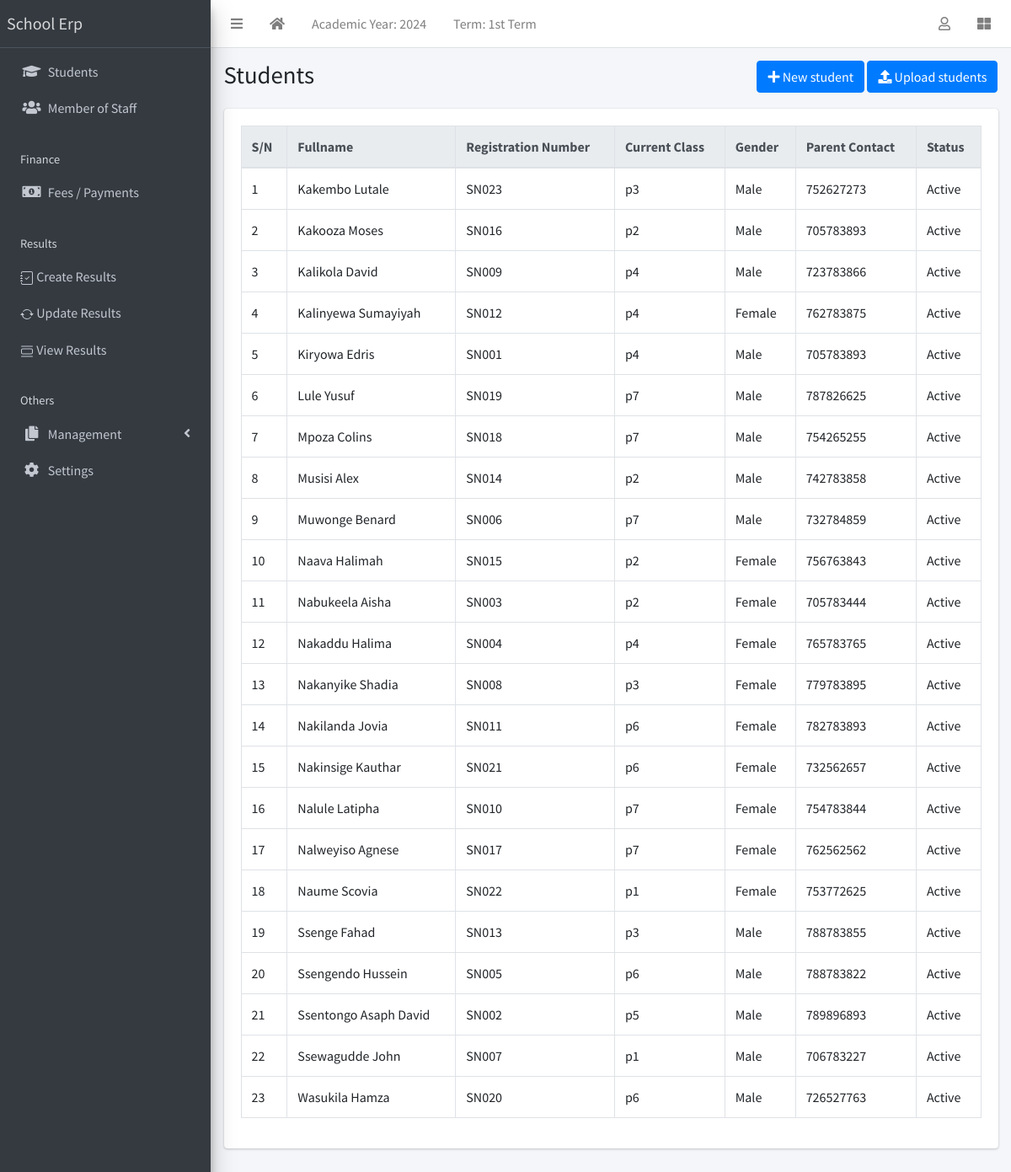
Page /student/list (signed in) on the earlier database version.
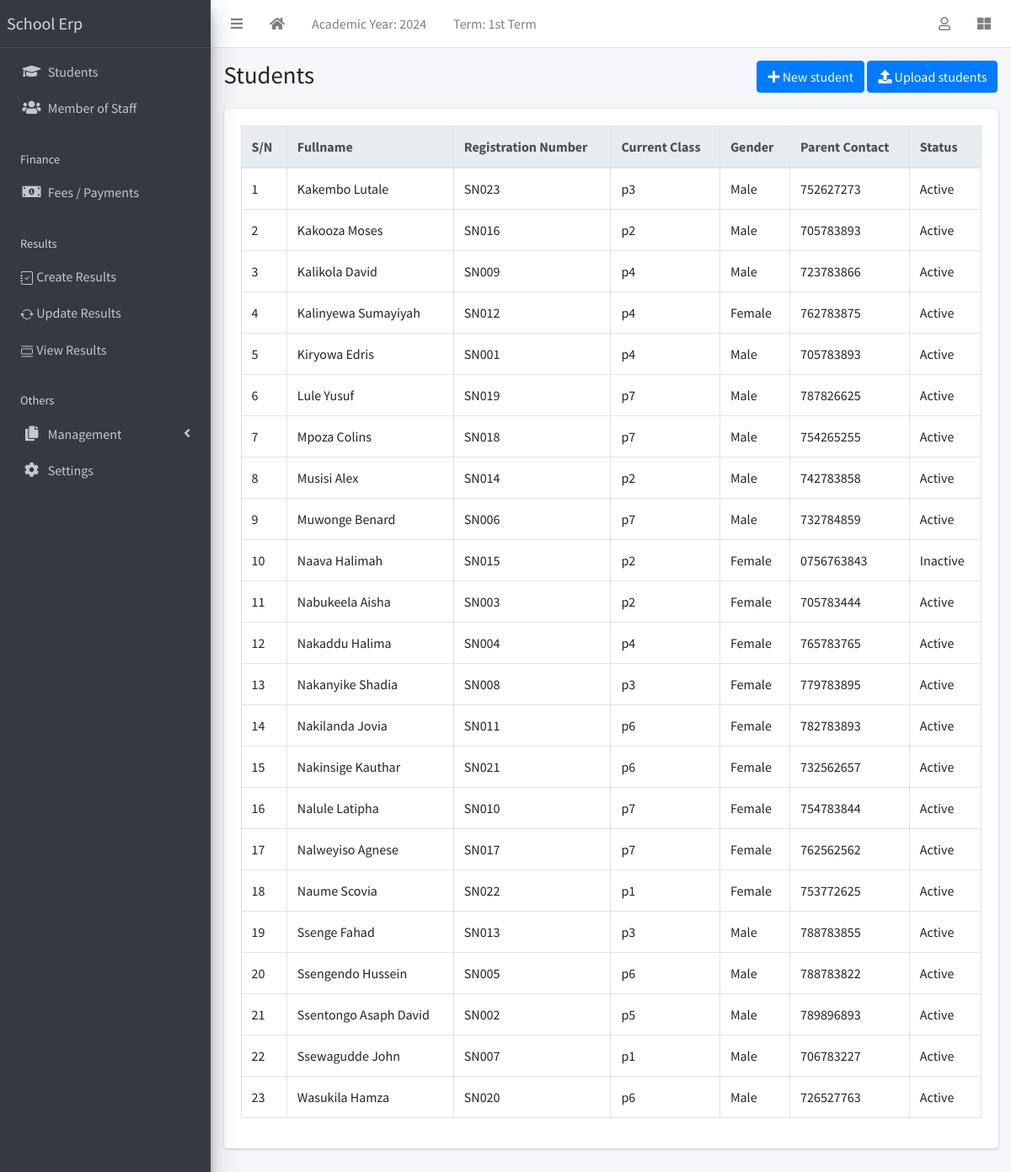
Same page on the later database version.
### apps/students/models.py (models this page shows, shortened)
class Student(models.Model):
    STATUS_CHOICES = [("active", "Active"), ("inactive", "Inactive")]
    GENDER_CHOICES = [("male", "Male"), ("female", "Female")]
    current_status = models.CharField(
        max_length=10, choices=STATUS_CHOICES, default="active"
    )
    registration_number = models.CharField(max_length=200, unique=True)
    surname = models.CharField(max_length=200)
    firstname = models.CharField(max_length=200)
    other_name = models.CharField(max_length=200, blank=True)
    gender = models.CharField(max_length=10, choices=GENDER_CHOICES, default="male")
    date_of_birth = models.DateField(default=timezone.now)
    current_class = models.ForeignKey(
        StudentClass, on_delete=models.SET_NULL, blank=True, null=True
    )
    date_of_admission = models.DateField(default=timezone.now)
    mobile_num_regex = RegexValidator(
        regex="^[0-9]{10,15}$", message="Entered mobile number isn't in a right format!"
    )
    parent_mobile_number = models.CharField(
        validators=[mobile_num_regex], max_length=13, blank=True
    )
    address = models.TextField(blank=True)
    others = models.TextField(blank=True)
    passport = models.ImageField(blank=True, upload_to="students/passports/")
    class Meta:
        ordering = ["surname", "firstname", "other_name"]

### apps/corecode/models.py (models this page shows)
class StudentClass(models.Model):
    name = models.CharField(max_length=200, unique=True)
    class Meta:
        verbose_name = "Class"
        verbose_name_plural = "Classes"
        ordering = ["name"]
    def __str__(self):
        return self.name

### apps/students/views.py (the view)
# urls.py: path("list", StudentListView.as_view(), name="student-list"),
class StudentListView(LoginRequiredMixin, ListView):
    model = Student
    template_name = "students/student_list.html"

### apps/corecode/context_processors.py (called while the page is built)
def site_defaults(request):
    current_session = AcademicSession.objects.get(current=True)
    current_term = AcademicTerm.objects.get(current=True)
    vals = SiteConfig.objects.all()
    contexts = {
        "current_session": current_session.name,
        "current_term": current_term.name,
    }
    for val in vals:
        contexts[val.key] = val.value
    return contexts

### apps/students/templates/students/student_list.html (shortened to what this page needs)
{% extends 'base.html' %}
{% block title %}Students{% endblock title %}
{% block breadcrumb %}
<a class="btn btn-primary" href="{% url 'student-create' %}"><i
    class="fas fa-plus"></i> New student</a>
<a class="btn btn-primary" href="{% url 'student-upload' %}"><i
    class="fas fa-upload"></i> Upload students</a>
{% endblock breadcrumb %}
{% block content %}
  <div class="table-responsive">
    <table id="studenttable" class="table table-bordered table-hover" data-page-length='100'>
      <thead class="thead-light">
        <tr>
          <th>S/N</th>
          <th>Fullname</th>
          <th>Registration Number</th>
          <th>Current Class</th>
          <th>Gender</th>
          <th>Parent Contact</th>
          <th>Status</th>
        </tr>
      </thead>
      <tbody>
        {% for student in object_list %}
          <tr class='clickable-row' data-href="{% url 'student-detail' student.id %}">
            <td>{{ forloop.counter}}</td>
            <td>{{ student.surname}} {{student.firstname }} {{student.other_name }}</td>
            <td>{{ student.registration_number}}</td>
            <td>{{ student.current_class}}</td>
            <td>{{ student.get_gender_display}}</td>
            <td>{{ student.parent_mobile_number}}</td>
            <td>{{ student.get_current_status_display}}</td>
          </tr>
        {% endfor %}
      </tbody>
    </table>
  </div>
{% endblock content %}

Differences in the rows shown:
changed Student "Naava": parent_mobile_number "756763843" → "0756763843"; current_status "Active" → "Inactive"
